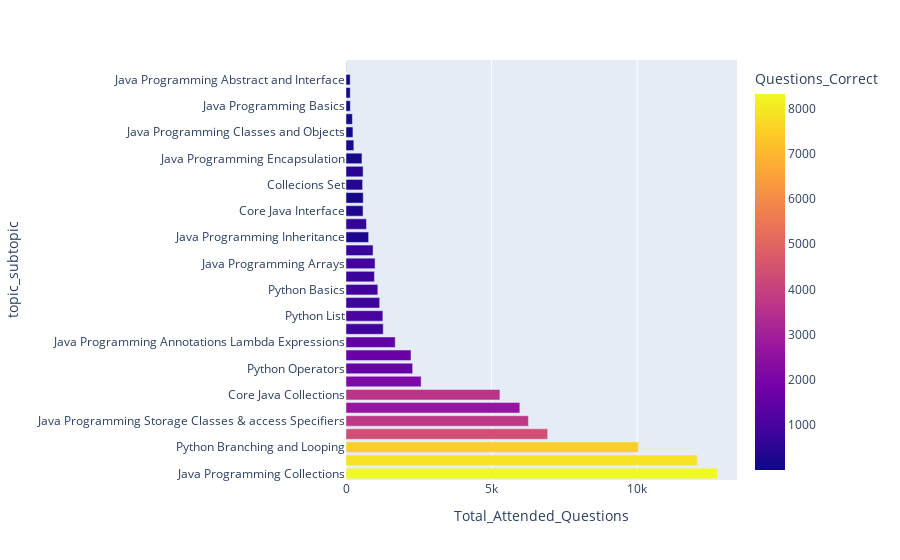
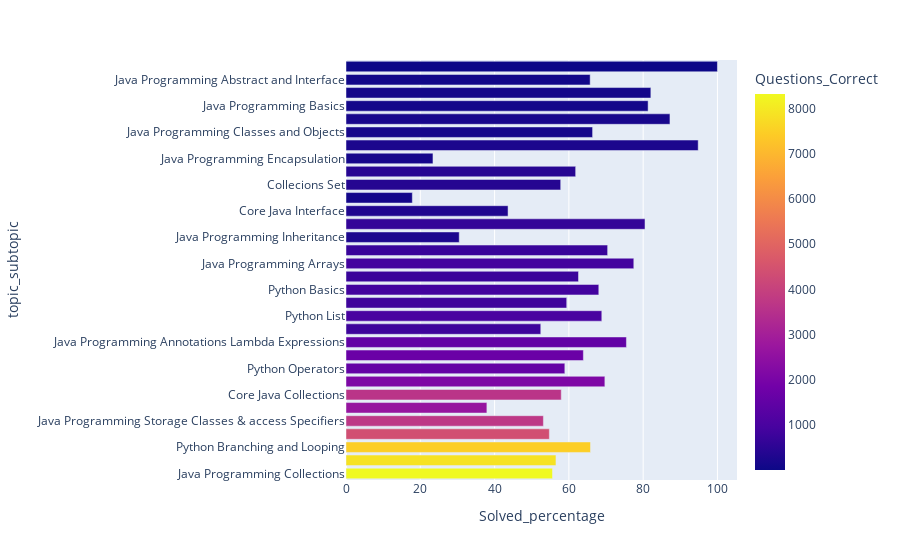

Write notebook code for charts like these, in order.
### Markdown cell above
TOPIC-WISE ANALYSIS FOR JAVA MILESTONE 2 FOR BOTH CLEARED AND NOT CLEARED STUDENTS SEPARATLEY

### Code cell
java_milestone2=pd.read_excel("java_milestone_2.xlsx")
cleared_df=clean(java_milestone2,'Test_Duration','Marks_Scored','Max_Marks')[0]
plot(cleared_df,'Topic','SubTopic','Total_Attended_Questions','Total_Questions','Questions_Correct','Questions_Wrong','Questions_Partial', 'Questions_Skipped', 'Questions_Not_Viewed')

### Figure 1 — Plotly figure (JSON) as saved in the notebook; plotly's stock layout.template omitted (floating-point values rounded to 4 significant figures)
{"data": [{"alignmentgroup": "True", "hovertemplate": "Total_Attended_Questions=%{x}<br>topic_subtopic=%{y}<br>Questions_Correct=%{marker.color}<extra></extra>", "legendgroup": "", "marker": {"color": [8322, 7863, 7483, 4401, 3719, 2645, 3633, 2120, 1553, 1680, 1528, 796, 1013, 823, 880, 743, 898, 729, 264, 648, 308, 125, 400, 426, 155, 256, 158, 191, 122, 119, 94, 8], "coloraxis": "coloraxis", "pattern": {"shape": ""}}, "name": "", "offsetgroup": "", "orientation": "h", "showlegend": false, "textposition": "auto", "type": "bar", "x": [12756, 12060, 10038, 6926, 6264, 5970, 5286, 2580, 2289, 2232, 1690, 1278, 1266, 1156, 1093, 977, 999, 929, 777, 702, 586, 592, 571, 587, 548, 269, 238, 219, 149, 145, 143, 8], "xaxis": "x", "y": ["Java Programming Collections", "Java Programming Exceptions", "Python Branching and Looping", "Java Programming Lambda Built-in Functional Interfaces", "Java Programming Storage Classes & access Specifiers", "Core Java Exception handling", "Core Java Collections", "Python Strings", "Python Operators", "Python Dictionary", "Java Programming Annotations Lambda Expressions", "Java Programming Methods", "Python List", "OOPS Polymorphism", "Python Basics", "Computer Science Python", "Java Programming Arrays", "Python Tuples", "Java Programming Inheritance", "Collecions Map", "Core Java Interface", "Inheritance Inheritance", "Collecions Set", "Java Programming Streams and Writers", "Java Programming Encapsulation", "Java Programming Functions", "Java Programming Classes and Objects", "Data Structures Hash", "Java Programming Basics", "Collecions ArrayList", "Java Programming Abstract and Interface", "OOPS Inheritance"], "yaxis": "y"}], "layout": {"barmode": "relative", "coloraxis": {"colorbar": {"title": {"text": "Questions_Correct"}}, "colorscale": [[0, "#0d0887"], [0.1111, "#46039f"], [0.2222, "#7201a8"], [0.3333, "#9c179e"], [0.4444, "#bd3786"], [0.5556, "#d8576b"], [0.6667, "#ed7953"], [0.7778, "#fb9f3a"], [0.8889, "#fdca26"], [1, "#f0f921"]]}, "legend": {"tracegroupgap": 0}, "margin": {"t": 60}, "xaxis": {"anchor": "y", "domain": [0, 1], "title": {"text": "Total_Attended_Questions"}}, "yaxis": {"anchor": "x", "domain": [0, 1], "title": {"text": "topic_subtopic"}}}}

### Figure 2 — Plotly figure (JSON) as saved in the notebook; plotly's stock layout.template omitted (floating-point values rounded to 4 significant figures)
{"data": [{"alignmentgroup": "True", "hovertemplate": "Solved_percentage=%{x}<br>topic_subtopic=%{y}<br>Questions_Correct=%{marker.color}<extra></extra>", "legendgroup": "", "marker": {"color": [8322, 7863, 7483, 4401, 3719, 2645, 3633, 2120, 1553, 1680, 1528, 796, 1013, 823, 880, 743, 898, 729, 264, 648, 308, 125, 400, 426, 155, 256, 158, 191, 122, 119, 94, 8], "coloraxis": "coloraxis", "pattern": {"shape": ""}}, "name": "", "offsetgroup": "", "orientation": "h", "showlegend": false, "textposition": "auto", "type": "bar", "x": [55.59, 56.52, 65.83, 54.75, 53.14, 37.93, 57.95, 69.69, 58.92, 63.9, 75.49, 52.44, 68.86, 59.42, 68.06, 62.59, 77.48, 70.43, 30.48, 80.5, 43.63, 17.86, 57.8, 61.83, 23.41, 94.81, 66.39, 87.21, 81.33, 82.07, 65.73, 100], "xaxis": "x", "y": ["Java Programming Collections", "Java Programming Exceptions", "Python Branching and Looping", "Java Programming Lambda Built-in Functional Interfaces", "Java Programming Storage Classes & access Specifiers", "Core Java Exception handling", "Core Java Collections", "Python Strings", "Python Operators", "Python Dictionary", "Java Programming Annotations Lambda Expressions", "Java Programming Methods", "Python List", "OOPS Polymorphism", "Python Basics", "Computer Science Python", "Java Programming Arrays", "Python Tuples", "Java Programming Inheritance", "Collecions Map", "Core Java Interface", "Inheritance Inheritance", "Collecions Set", "Java Programming Streams and Writers", "Java Programming Encapsulation", "Java Programming Functions", "Java Programming Classes and Objects", "Data Structures Hash", "Java Programming Basics", "Collecions ArrayList", "Java Programming Abstract and Interface", "OOPS Inheritance"], "yaxis": "y"}], "layout": {"barmode": "group", "coloraxis": {"colorbar": {"title": {"text": "Questions_Correct"}}, "colorscale": [[0, "#0d0887"], [0.1111, "#46039f"], [0.2222, "#7201a8"], [0.3333, "#9c179e"], [0.4444, "#bd3786"], [0.5556, "#d8576b"], [0.6667, "#ed7953"], [0.7778, "#fb9f3a"], [0.8889, "#fdca26"], [1, "#f0f921"]]}, "legend": {"tracegroupgap": 0}, "margin": {"t": 60}, "xaxis": {"anchor": "y", "domain": [0, 1], "title": {"text": "Solved_percentage"}}, "yaxis": {"anchor": "x", "domain": [0, 1], "title": {"text": "topic_subtopic"}}}}
